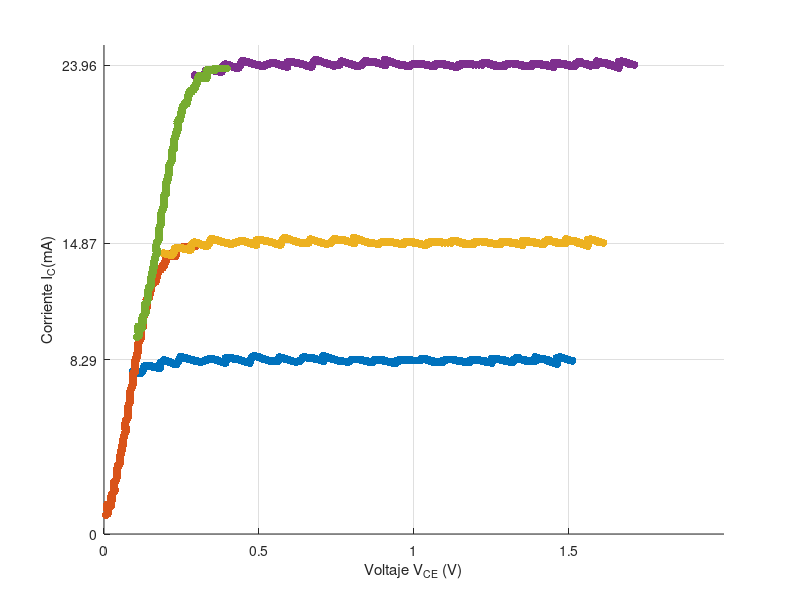

Write the MATLAB code that produced this figure.
a=[1.93E-01
1.95E-01
1.98E-01
2.00E-01
2.03E-01
2.05E-01
2.07E-01
2.10E-01
2.12E-01
2.15E-01
2.17E-01
2.18E-01
2.19E-01
2.20E-01
2.20E-01
2.21E-01
2.22E-01
2.23E-01
2.24E-01
2.24E-01
2.25E-01
2.26E-01
2.26E-01
2.26E-01
2.27E-01
2.27E-01
2.28E-01
2.28E-01
2.28E-01
2.29E-01
2.29E-01
2.32E-01
2.34E-01
2.36E-01
2.39E-01
2.41E-01
2.44E-01
2.46E-01
2.49E-01
2.51E-01
2.53E-01
2.56E-01
2.59E-01
2.61E-01
2.64E-01
2.66E-01
2.69E-01
2.72E-01
2.74E-01
2.77E-01
2.79E-01
2.80E-01
2.80E-01
2.80E-01
2.80E-01
2.80E-01
2.81E-01
2.81E-01
2.81E-01
2.81E-01
2.81E-01
2.82E-01
2.83E-01
2.84E-01
2.85E-01
2.86E-01
2.87E-01
2.89E-01
2.90E-01
2.91E-01
2.92E-01
2.96E-01
3.00E-01
3.04E-01
3.08E-01
3.12E-01
3.16E-01
3.20E-01
3.24E-01
3.28E-01
3.32E-01
3.33E-01
3.33E-01
3.34E-01
3.35E-01
3.36E-01
3.37E-01
3.37E-01
3.38E-01
3.39E-01
3.40E-01
3.40E-01
3.41E-01
3.42E-01
3.42E-01
3.43E-01
3.43E-01
3.44E-01
3.45E-01
3.45E-01
3.46E-01
3.50E-01
3.53E-01
3.57E-01
3.61E-01
3.65E-01
3.69E-01
3.73E-01
3.76E-01
3.80E-01
3.84E-01
3.87E-01
3.90E-01
3.92E-01
3.95E-01
3.98E-01
4.01E-01
4.04E-01
4.06E-01
4.09E-01
4.12E-01
4.14E-01
4.15E-01
4.17E-01
4.19E-01
4.20E-01
4.22E-01
4.23E-01
4.25E-01
4.27E-01
4.28E-01
4.30E-01
4.32E-01
4.34E-01
4.35E-01
4.37E-01
4.39E-01
4.41E-01
4.43E-01
4.44E-01
4.46E-01
4.51E-01
4.55E-01
4.60E-01
4.64E-01
4.68E-01
4.73E-01
4.77E-01
4.82E-01
4.86E-01
4.91E-01
4.91E-01
4.91E-01
4.91E-01
4.91E-01
4.91E-01
4.91E-01
4.91E-01
4.91E-01
4.91E-01
4.91E-01
4.94E-01
4.97E-01
5.00E-01
5.03E-01
5.07E-01
5.10E-01
5.13E-01
5.16E-01
5.19E-01
5.23E-01
5.27E-01
5.32E-01
5.37E-01
5.41E-01
5.46E-01
5.50E-01
5.55E-01
5.60E-01
5.64E-01
5.69E-01
5.69E-01
5.70E-01
5.70E-01
5.71E-01
5.71E-01
5.71E-01
5.72E-01
5.72E-01
5.73E-01
5.73E-01
5.74E-01
5.75E-01
5.76E-01
5.77E-01
5.78E-01
5.79E-01
5.80E-01
5.81E-01
5.82E-01
5.83E-01
5.89E-01
5.94E-01
6.00E-01
6.05E-01
6.11E-01
6.17E-01
6.22E-01
6.28E-01
6.34E-01
6.39E-01
6.41E-01
6.43E-01
6.45E-01
6.47E-01
6.49E-01
6.51E-01
6.53E-01
6.55E-01
6.57E-01
6.59E-01
6.60E-01
6.61E-01
6.61E-01
6.62E-01
6.62E-01
6.63E-01
6.64E-01
6.64E-01
6.65E-01
6.65E-01
6.71E-01
6.76E-01
6.81E-01
6.86E-01
6.92E-01
6.97E-01
7.02E-01
7.07E-01
7.12E-01
7.18E-01
7.19E-01
7.21E-01
7.22E-01
7.24E-01
7.26E-01
7.27E-01
7.29E-01
7.31E-01
7.32E-01
7.34E-01
7.35E-01
7.35E-01
7.36E-01
7.37E-01
7.38E-01
7.39E-01
7.39E-01
7.40E-01
7.41E-01
7.42E-01
7.45E-01
7.48E-01
7.51E-01
7.54E-01
7.57E-01
7.60E-01
7.63E-01
7.66E-01
7.69E-01
7.72E-01
7.76E-01
7.79E-01
7.83E-01
7.86E-01
7.90E-01
7.94E-01
7.97E-01
8.01E-01
8.04E-01
8.08E-01
8.08E-01
8.08E-01
8.07E-01
8.07E-01
8.07E-01
8.07E-01
8.07E-01
8.06E-01
8.06E-01
8.06E-01
8.11E-01
8.15E-01
8.20E-01
8.25E-01
8.29E-01
8.34E-01
8.38E-01
8.43E-01
8.48E-01
8.52E-01
8.56E-01
8.59E-01
8.63E-01
8.66E-01
8.69E-01
8.73E-01
8.76E-01
8.80E-01
8.83E-01
8.86E-01
8.88E-01
8.89E-01
8.90E-01
8.91E-01
8.93E-01
8.94E-01
8.95E-01
8.96E-01
8.97E-01
8.99E-01
9.01E-01
9.03E-01
9.06E-01
9.08E-01
9.11E-01
9.13E-01
9.15E-01
9.18E-01
9.20E-01
9.23E-01
9.27E-01
9.31E-01
9.35E-01
9.40E-01
9.44E-01
9.48E-01
9.52E-01
9.56E-01
9.61E-01
9.65E-01
9.65E-01
9.66E-01
9.67E-01
9.67E-01
9.68E-01
9.69E-01
9.69E-01
9.70E-01
9.70E-01
9.71E-01
9.74E-01
9.76E-01
9.79E-01
9.81E-01
9.84E-01
9.87E-01
9.89E-01
9.92E-01
9.94E-01
9.97E-01
1.00E+00
1.00E+00
1.01E+00
1.01E+00
1.02E+00
1.02E+00
1.02E+00
1.03E+00
1.03E+00
1.04E+00
1.04E+00
1.04E+00
1.04E+00
1.04E+00
1.04E+00
1.04E+00
1.04E+00
1.04E+00
1.04E+00
1.05E+00
1.05E+00
1.05E+00
1.05E+00
1.05E+00
1.05E+00
1.05E+00
1.06E+00
1.06E+00
1.06E+00
1.06E+00
1.06E+00
1.07E+00
1.07E+00
1.07E+00
1.08E+00
1.08E+00
1.08E+00
1.09E+00
1.09E+00
1.09E+00
1.09E+00
1.10E+00
1.10E+00
1.10E+00
1.10E+00
1.11E+00
1.11E+00
1.11E+00
1.12E+00
1.12E+00
1.12E+00
1.12E+00
1.12E+00
1.12E+00
1.12E+00
1.12E+00
1.13E+00
1.13E+00
1.13E+00
1.13E+00
1.13E+00
1.14E+00
1.14E+00
1.14E+00
1.15E+00
1.15E+00
1.16E+00
1.16E+00
1.16E+00
1.17E+00
1.17E+00
1.17E+00
1.17E+00
1.18E+00
1.18E+00
1.18E+00
1.18E+00
1.19E+00
1.19E+00
1.19E+00
1.19E+00
1.19E+00
1.19E+00
1.19E+00
1.19E+00
1.19E+00
1.20E+00
1.20E+00
1.20E+00
1.20E+00
1.20E+00
1.20E+00
1.21E+00
1.21E+00
1.21E+00
1.21E+00
1.21E+00
1.22E+00
1.22E+00
1.22E+00
1.23E+00
1.23E+00
1.23E+00
1.23E+00
1.24E+00
1.24E+00
1.24E+00
1.25E+00
1.25E+00
1.25E+00
1.25E+00
1.26E+00
1.26E+00
1.26E+00
1.26E+00
1.27E+00
1.27E+00
1.27E+00
1.27E+00
1.28E+00
1.28E+00
1.28E+00
1.28E+00
1.28E+00
1.28E+00
1.28E+00
1.28E+00
1.29E+00
1.29E+00
1.29E+00
1.29E+00
1.29E+00
1.30E+00
1.30E+00
1.30E+00
1.31E+00
1.31E+00
1.31E+00
1.31E+00
1.32E+00
1.32E+00
1.32E+00
1.33E+00
1.33E+00
1.33E+00
1.34E+00
1.34E+00
1.34E+00
1.35E+00
1.35E+00
1.35E+00
1.35E+00
1.35E+00
1.35E+00
1.35E+00
1.35E+00
1.35E+00
1.35E+00
1.35E+00
1.35E+00
1.35E+00
1.35E+00
1.36E+00
1.36E+00
1.36E+00
1.37E+00
1.37E+00
1.37E+00
1.37E+00
1.38E+00
1.38E+00
1.38E+00
1.39E+00
1.39E+00
1.39E+00
1.40E+00
1.40E+00
1.40E+00
1.41E+00
1.41E+00
1.41E+00
1.41E+00
1.41E+00
1.42E+00
1.42E+00
1.42E+00
1.42E+00
1.42E+00
1.42E+00
1.42E+00
1.42E+00
1.42E+00
1.42E+00
1.42E+00
1.43E+00
1.43E+00
1.43E+00
1.43E+00
1.43E+00
1.43E+00
1.43E+00
1.44E+00
1.44E+00
1.44E+00
1.45E+00
1.45E+00
1.46E+00
1.46E+00
1.47E+00
1.47E+00
1.47E+00
1.47E+00
1.47E+00
1.48E+00
1.48E+00
1.48E+00
1.48E+00
1.48E+00
1.49E+00
1.49E+00
1.49E+00
1.49E+00
1.49E+00
1.49E+00
1.49E+00
1.49E+00
1.49E+00
1.49E+00
1.49E+00
1.49E+00
1.49E+00
1.49E+00
1.50E+00
1.50E+00
1.50E+00
1.51E+00
1.51E+00
1.51E+00
1.52E+00
1.52E+00
1.53E+00
1.53E+00
1.53E+00
1.54E+00
1.54E+00
1.55E+00
1.55E+00
1.56E+00
1.56E+00
1.56E+00
1.56E+00
1.56E+00
1.56E+00
1.56E+00
1.56E+00
1.56E+00
1.56E+00
1.56E+00
1.56E+00
1.56E+00
1.56E+00
1.56E+00
1.56E+00
1.56E+00
1.56E+00
1.56E+00
1.57E+00
1.57E+00
1.57E+00
1.57E+00
1.57E+00
1.58E+00
1.58E+00
1.59E+00
1.59E+00
1.59E+00
1.60E+00
1.60E+00
1.61E+00
];
b=[8.32E-01
8.31E-01
8.30E-01
8.29E-01
8.28E-01
8.27E-01
8.26E-01
8.25E-01
8.24E-01
8.23E-01
8.22E-01
8.23E-01
8.25E-01
8.26E-01
8.28E-01
8.29E-01
8.31E-01
8.32E-01
8.34E-01
8.35E-01
8.37E-01
8.39E-01
8.41E-01
8.43E-01
8.45E-01
8.47E-01
8.49E-01
8.51E-01
8.53E-01
8.55E-01
8.57E-01
8.57E-01
8.57E-01
8.57E-01
8.57E-01
8.57E-01
8.57E-01
8.57E-01
8.57E-01
8.57E-01
8.57E-01
8.56E-01
8.55E-01
8.54E-01
8.54E-01
8.53E-01
8.52E-01
8.51E-01
8.51E-01
8.50E-01
8.49E-01
8.51E-01
8.54E-01
8.56E-01
8.58E-01
8.60E-01
8.63E-01
8.65E-01
8.67E-01
8.70E-01
8.72E-01
8.74E-01
8.75E-01
8.77E-01
8.79E-01
8.81E-01
8.82E-01
8.84E-01
8.86E-01
8.88E-01
8.89E-01
8.87E-01
8.85E-01
8.83E-01
8.80E-01
8.78E-01
8.76E-01
8.74E-01
8.71E-01
8.69E-01
8.67E-01
8.69E-01
8.70E-01
8.72E-01
8.74E-01
8.76E-01
8.77E-01
8.79E-01
8.81E-01
8.83E-01
8.84E-01
8.87E-01
8.89E-01
8.91E-01
8.93E-01
8.96E-01
8.98E-01
9.00E-01
9.02E-01
9.05E-01
9.07E-01
9.05E-01
9.03E-01
9.02E-01
9.00E-01
8.98E-01
8.96E-01
8.95E-01
8.93E-01
8.91E-01
8.89E-01
8.88E-01
8.87E-01
8.86E-01
8.85E-01
8.84E-01
8.83E-01
8.82E-01
8.81E-01
8.80E-01
8.79E-01
8.80E-01
8.81E-01
8.82E-01
8.83E-01
8.84E-01
8.85E-01
8.86E-01
8.87E-01
8.88E-01
8.89E-01
8.90E-01
8.91E-01
8.92E-01
8.92E-01
8.93E-01
8.94E-01
8.95E-01
8.95E-01
8.96E-01
8.97E-01
8.95E-01
8.92E-01
8.90E-01
8.88E-01
8.86E-01
8.83E-01
8.81E-01
8.79E-01
8.77E-01
8.74E-01
8.77E-01
8.79E-01
8.82E-01
8.84E-01
8.87E-01
8.89E-01
8.92E-01
8.94E-01
8.97E-01
8.99E-01
8.99E-01
8.99E-01
8.99E-01
8.98E-01
8.98E-01
8.98E-01
8.98E-01
8.97E-01
8.97E-01
8.97E-01
8.95E-01
8.92E-01
8.90E-01
8.88E-01
8.86E-01
8.83E-01
8.81E-01
8.79E-01
8.77E-01
8.74E-01
8.76E-01
8.78E-01
8.80E-01
8.82E-01
8.84E-01
8.86E-01
8.88E-01
8.90E-01
8.92E-01
8.94E-01
8.96E-01
8.98E-01
9.00E-01
9.01E-01
9.03E-01
9.05E-01
9.07E-01
9.08E-01
9.10E-01
9.12E-01
9.09E-01
9.06E-01
9.03E-01
9.00E-01
8.97E-01
8.94E-01
8.91E-01
8.88E-01
8.85E-01
8.82E-01
8.82E-01
8.82E-01
8.83E-01
8.83E-01
8.83E-01
8.83E-01
8.84E-01
8.84E-01
8.84E-01
8.84E-01
8.86E-01
8.88E-01
8.90E-01
8.92E-01
8.94E-01
8.96E-01
8.98E-01
9.00E-01
9.02E-01
9.04E-01
9.02E-01
8.99E-01
8.97E-01
8.94E-01
8.92E-01
8.89E-01
8.87E-01
8.84E-01
8.82E-01
8.79E-01
8.80E-01
8.81E-01
8.82E-01
8.82E-01
8.83E-01
8.84E-01
8.85E-01
8.85E-01
8.86E-01
8.87E-01
8.89E-01
8.90E-01
8.92E-01
8.94E-01
8.96E-01
8.97E-01
8.99E-01
9.01E-01
9.03E-01
9.04E-01
9.04E-01
9.03E-01
9.03E-01
9.02E-01
9.02E-01
9.01E-01
9.01E-01
9.00E-01
9.00E-01
8.99E-01
8.98E-01
8.96E-01
8.95E-01
8.93E-01
8.92E-01
8.90E-01
8.89E-01
8.87E-01
8.86E-01
8.84E-01
8.87E-01
8.90E-01
8.93E-01
8.95E-01
8.98E-01
9.01E-01
9.04E-01
9.06E-01
9.09E-01
9.12E-01
9.09E-01
9.07E-01
9.04E-01
9.02E-01
8.99E-01
8.97E-01
8.94E-01
8.92E-01
8.89E-01
8.87E-01
8.86E-01
8.85E-01
8.85E-01
8.84E-01
8.83E-01
8.82E-01
8.82E-01
8.81E-01
8.80E-01
8.79E-01
8.81E-01
8.82E-01
8.83E-01
8.84E-01
8.86E-01
8.87E-01
8.88E-01
8.89E-01
8.91E-01
8.92E-01
8.92E-01
8.92E-01
8.92E-01
8.92E-01
8.92E-01
8.92E-01
8.92E-01
8.92E-01
8.92E-01
8.92E-01
8.90E-01
8.89E-01
8.87E-01
8.86E-01
8.84E-01
8.83E-01
8.81E-01
8.80E-01
8.78E-01
8.77E-01
8.78E-01
8.80E-01
8.81E-01
8.83E-01
8.84E-01
8.86E-01
8.87E-01
8.89E-01
8.90E-01
8.92E-01
8.92E-01
8.91E-01
8.91E-01
8.91E-01
8.91E-01
8.90E-01
8.90E-01
8.90E-01
8.90E-01
8.89E-01
8.88E-01
8.86E-01
8.85E-01
8.83E-01
8.82E-01
8.80E-01
8.79E-01
8.77E-01
8.76E-01
8.74E-01
8.75E-01
8.76E-01
8.77E-01
8.78E-01
8.79E-01
8.80E-01
8.81E-01
8.82E-01
8.83E-01
8.84E-01
8.85E-01
8.86E-01
8.87E-01
8.87E-01
8.88E-01
8.89E-01
8.90E-01
8.90E-01
8.91E-01
8.92E-01
8.91E-01
8.91E-01
8.90E-01
8.90E-01
8.89E-01
8.89E-01
8.88E-01
8.88E-01
8.87E-01
8.87E-01
8.87E-01
8.87E-01
8.87E-01
8.87E-01
8.87E-01
8.87E-01
8.87E-01
8.87E-01
8.87E-01
8.87E-01
8.88E-01
8.89E-01
8.90E-01
8.91E-01
8.92E-01
8.93E-01
8.94E-01
8.95E-01
8.96E-01
8.97E-01
8.95E-01
8.93E-01
8.92E-01
8.90E-01
8.88E-01
8.86E-01
8.85E-01
8.83E-01
8.81E-01
8.79E-01
8.79E-01
8.79E-01
8.79E-01
8.78E-01
8.78E-01
8.78E-01
8.78E-01
8.77E-01
8.77E-01
8.77E-01
8.78E-01
8.80E-01
8.81E-01
8.83E-01
8.84E-01
8.86E-01
8.87E-01
8.89E-01
8.90E-01
8.92E-01
8.92E-01
8.92E-01
8.92E-01
8.92E-01
8.92E-01
8.92E-01
8.92E-01
8.92E-01
8.92E-01
8.92E-01
8.91E-01
8.90E-01
8.89E-01
8.88E-01
8.87E-01
8.86E-01
8.85E-01
8.84E-01
8.83E-01
8.82E-01
8.82E-01
8.81E-01
8.81E-01
8.81E-01
8.81E-01
8.80E-01
8.80E-01
8.80E-01
8.80E-01
8.79E-01
8.81E-01
8.82E-01
8.83E-01
8.84E-01
8.86E-01
8.87E-01
8.88E-01
8.89E-01
8.91E-01
8.92E-01
8.91E-01
8.91E-01
8.90E-01
8.90E-01
8.89E-01
8.89E-01
8.88E-01
8.88E-01
8.87E-01
8.87E-01
8.86E-01
8.84E-01
8.83E-01
8.82E-01
8.81E-01
8.79E-01
8.78E-01
8.77E-01
8.76E-01
8.74E-01
8.77E-01
8.79E-01
8.81E-01
8.83E-01
8.86E-01
8.88E-01
8.90E-01
8.92E-01
8.95E-01
8.97E-01
8.96E-01
8.96E-01
8.95E-01
8.95E-01
8.94E-01
8.94E-01
8.93E-01
8.93E-01
8.92E-01
8.92E-01
8.91E-01
8.89E-01
8.88E-01
8.87E-01
8.86E-01
8.84E-01
8.83E-01
8.82E-01
8.81E-01
8.79E-01
8.80E-01
8.80E-01
8.81E-01
8.81E-01
8.82E-01
8.82E-01
8.83E-01
8.83E-01
8.84E-01
8.84E-01
8.86E-01
8.88E-01
8.90E-01
8.91E-01
8.93E-01
8.95E-01
8.97E-01
8.98E-01
9.00E-01
9.02E-01
9.00E-01
8.98E-01
8.96E-01
8.94E-01
8.92E-01
8.90E-01
8.88E-01
8.86E-01
8.84E-01
8.82E-01
8.82E-01
8.82E-01
8.83E-01
8.83E-01
8.83E-01
8.83E-01
8.84E-01
8.84E-01
8.84E-01
8.84E-01
8.86E-01
8.88E-01
8.90E-01
8.92E-01
8.94E-01
8.96E-01
8.98E-01
9.00E-01
9.02E-01
9.04E-01
9.03E-01
9.02E-01
9.01E-01
8.99E-01
8.98E-01
8.97E-01
8.96E-01
8.94E-01
8.93E-01
8.92E-01
8.90E-01
8.87E-01
8.85E-01
8.83E-01
8.81E-01
8.78E-01
8.76E-01
8.74E-01
8.72E-01
8.69E-01
8.72E-01
8.75E-01
8.78E-01
8.80E-01
8.83E-01
8.86E-01
8.89E-01
8.91E-01
8.94E-01
8.97E-01
8.98E-01
8.98E-01
8.99E-01
9.00E-01
9.01E-01
9.01E-01
9.02E-01
9.03E-01
9.04E-01
9.04E-01
9.02E-01
9.00E-01
8.98E-01
8.96E-01
8.94E-01
8.92E-01
8.90E-01
8.88E-01
8.86E-01
];

c=[2.96E-01
2.92E-01
2.89E-01
2.86E-01
2.83E-01
2.79E-01
2.76E-01
2.73E-01
2.70E-01
2.67E-01
2.63E-01
2.62E-01
2.61E-01
2.60E-01
2.59E-01
2.58E-01
2.57E-01
2.56E-01
2.55E-01
2.54E-01
2.53E-01
2.51E-01
2.49E-01
2.47E-01
2.44E-01
2.42E-01
2.40E-01
2.38E-01
2.36E-01
2.33E-01
2.31E-01
2.31E-01
2.31E-01
2.31E-01
2.31E-01
2.31E-01
2.31E-01
2.31E-01
2.31E-01
2.31E-01
2.31E-01
2.29E-01
2.26E-01
2.23E-01
2.21E-01
2.18E-01
2.16E-01
2.13E-01
2.10E-01
2.08E-01
2.05E-01
2.05E-01
2.04E-01
2.04E-01
2.03E-01
2.03E-01
2.03E-01
2.02E-01
2.02E-01
2.01E-01
2.01E-01
2.00E-01
2.00E-01
1.99E-01
1.99E-01
1.98E-01
1.97E-01
1.97E-01
1.96E-01
1.96E-01
1.95E-01
1.94E-01
1.93E-01
1.92E-01
1.91E-01
1.90E-01
1.89E-01
1.88E-01
1.87E-01
1.86E-01
1.85E-01
1.84E-01
1.83E-01
1.82E-01
1.81E-01
1.80E-01
1.79E-01
1.78E-01
1.77E-01
1.76E-01
1.75E-01
1.75E-01
1.74E-01
1.74E-01
1.73E-01
1.73E-01
1.73E-01
1.72E-01
1.72E-01
1.71E-01
1.71E-01
1.71E-01
1.70E-01
1.70E-01
1.69E-01
1.69E-01
1.69E-01
1.68E-01
1.68E-01
1.67E-01
1.67E-01
1.66E-01
1.65E-01
1.64E-01
1.63E-01
1.62E-01
1.61E-01
1.60E-01
1.59E-01
1.58E-01
1.57E-01
1.56E-01
1.56E-01
1.56E-01
1.55E-01
1.55E-01
1.54E-01
1.54E-01
1.54E-01
1.53E-01
1.53E-01
1.52E-01
1.52E-01
1.52E-01
1.51E-01
1.51E-01
1.50E-01
1.50E-01
1.50E-01
1.49E-01
1.49E-01
1.48E-01
1.48E-01
1.48E-01
1.47E-01
1.47E-01
1.46E-01
1.46E-01
1.46E-01
1.45E-01
1.45E-01
1.44E-01
1.43E-01
1.42E-01
1.42E-01
1.41E-01
1.40E-01
1.39E-01
1.38E-01
1.38E-01
1.37E-01
1.37E-01
1.37E-01
1.37E-01
1.38E-01
1.38E-01
1.38E-01
1.38E-01
1.38E-01
1.39E-01
1.39E-01
1.38E-01
1.38E-01
1.37E-01
1.36E-01
1.36E-01
1.35E-01
1.35E-01
1.34E-01
1.33E-01
1.33E-01
1.33E-01
1.32E-01
1.32E-01
1.32E-01
1.32E-01
1.32E-01
1.31E-01
1.31E-01
1.31E-01
1.31E-01
1.30E-01
1.30E-01
1.30E-01
1.29E-01
1.29E-01
1.28E-01
1.28E-01
1.27E-01
1.27E-01
1.27E-01
1.27E-01
1.27E-01
1.27E-01
1.27E-01
1.27E-01
1.27E-01
1.27E-01
1.27E-01
1.27E-01
1.27E-01
1.26E-01
1.26E-01
1.25E-01
1.25E-01
1.25E-01
1.24E-01
1.24E-01
1.23E-01
1.23E-01
1.23E-01
1.22E-01
1.22E-01
1.21E-01
1.21E-01
1.21E-01
1.20E-01
1.20E-01
1.19E-01
1.19E-01
1.19E-01
1.19E-01
1.19E-01
1.19E-01
1.19E-01
1.19E-01
1.19E-01
1.19E-01
1.19E-01
1.19E-01
1.19E-01
1.18E-01
1.18E-01
1.17E-01
1.17E-01
1.17E-01
1.16E-01
1.16E-01
1.15E-01
1.15E-01
1.15E-01
1.14E-01
1.13E-01
1.13E-01
1.12E-01
1.12E-01
1.11E-01
1.10E-01
1.10E-01
1.09E-01
1.09E-01
1.09E-01
1.09E-01
1.09E-01
1.09E-01
1.09E-01
1.09E-01
1.09E-01
1.09E-01
1.09E-01
1.09E-01
1.08E-01
1.08E-01
1.08E-01
1.08E-01
1.08E-01
1.07E-01
1.07E-01
1.07E-01
1.07E-01
1.07E-01
1.06E-01
1.06E-01
1.05E-01
1.05E-01
1.05E-01
1.04E-01
1.04E-01
1.03E-01
1.03E-01
1.03E-01
1.02E-01
1.02E-01
1.02E-01
1.02E-01
1.02E-01
1.01E-01
1.01E-01
1.01E-01
1.01E-01
1.01E-01
1.01E-01
1.01E-01
1.01E-01
1.01E-01
1.01E-01
1.01E-01
1.01E-01
1.01E-01
1.01E-01
1.01E-01
1.00E-01
9.94E-02
9.88E-02
9.82E-02
9.76E-02
9.69E-02
9.63E-02
9.57E-02
9.51E-02
9.45E-02
9.43E-02
9.41E-02
9.39E-02
9.37E-02
9.35E-02
9.33E-02
9.31E-02
9.29E-02
9.27E-02
9.25E-02
9.25E-02
9.25E-02
9.25E-02
9.25E-02
9.25E-02
9.25E-02
9.25E-02
9.25E-02
9.25E-02
9.25E-02
9.21E-02
9.17E-02
9.13E-02
9.09E-02
9.05E-02
9.01E-02
8.97E-02
8.93E-02
8.89E-02
8.85E-02
8.81E-02
8.77E-02
8.73E-02
8.69E-02
8.65E-02
8.61E-02
8.57E-02
8.53E-02
8.49E-02
8.45E-02
8.45E-02
8.45E-02
8.45E-02
8.45E-02
8.45E-02
8.45E-02
8.45E-02
8.45E-02
8.45E-02
8.45E-02
8.43E-02
8.41E-02
8.39E-02
8.37E-02
8.35E-02
8.33E-02
8.31E-02
8.29E-02
8.27E-02
8.25E-02
8.21E-02
8.17E-02
8.13E-02
8.09E-02
8.05E-02
8.01E-02
7.97E-02
7.93E-02
7.89E-02
7.85E-02
7.83E-02
7.81E-02
7.79E-02
7.77E-02
7.74E-02
7.72E-02
7.70E-02
7.68E-02
7.66E-02
7.64E-02
7.64E-02
7.64E-02
7.64E-02
7.64E-02
7.64E-02
7.64E-02
7.64E-02
7.64E-02
7.64E-02
7.64E-02
7.58E-02
7.52E-02
7.46E-02
7.40E-02
7.34E-02
7.28E-02
7.22E-02
7.16E-02
7.10E-02
7.04E-02
7.02E-02
7.00E-02
6.98E-02
6.96E-02
6.94E-02
6.92E-02
6.90E-02
6.88E-02
6.86E-02
6.84E-02
6.86E-02
6.88E-02
6.90E-02
6.92E-02
6.94E-02
6.96E-02
6.98E-02
7.00E-02
7.02E-02
7.04E-02
7.00E-02
6.96E-02
6.92E-02
6.88E-02
6.84E-02
6.80E-02
6.76E-02
6.72E-02
6.68E-02
6.64E-02
6.60E-02
6.56E-02
6.52E-02
6.48E-02
6.44E-02
6.40E-02
6.36E-02
6.32E-02
6.28E-02
6.24E-02
6.22E-02
6.20E-02
6.18E-02
6.16E-02
6.14E-02
6.12E-02
6.10E-02
6.08E-02
6.06E-02
6.04E-02
6.02E-02
6.00E-02
5.98E-02
5.96E-02
5.94E-02
5.92E-02
5.90E-02
5.88E-02
5.86E-02
5.84E-02
5.80E-02
5.76E-02
5.71E-02
5.67E-02
5.63E-02
5.59E-02
5.55E-02
5.51E-02
5.47E-02
5.43E-02
5.41E-02
5.39E-02
5.37E-02
5.35E-02
5.33E-02
5.31E-02
5.29E-02
5.27E-02
5.25E-02
5.23E-02
5.21E-02
5.19E-02
5.17E-02
5.15E-02
5.13E-02
5.11E-02
5.09E-02
5.07E-02
5.05E-02
5.03E-02
4.97E-02
4.91E-02
4.85E-02
4.79E-02
4.73E-02
4.67E-02
4.61E-02
4.55E-02
4.49E-02
4.43E-02
4.41E-02
4.39E-02
4.37E-02
4.35E-02
4.33E-02
4.31E-02
4.29E-02
4.27E-02
4.25E-02
4.23E-02
4.23E-02
4.23E-02
4.23E-02
4.23E-02
4.23E-02
4.23E-02
4.23E-02
4.23E-02
4.23E-02
4.23E-02
4.19E-02
4.15E-02
4.11E-02
4.07E-02
4.03E-02
3.99E-02
3.95E-02
3.91E-02
3.87E-02
3.83E-02
3.77E-02
3.70E-02
3.64E-02
3.58E-02
3.52E-02
3.46E-02
3.40E-02
3.34E-02
3.28E-02
3.22E-02
3.24E-02
3.26E-02
3.28E-02
3.30E-02
3.32E-02
3.34E-02
3.36E-02
3.38E-02
3.40E-02
3.42E-02
3.38E-02
3.34E-02
3.30E-02
3.26E-02
3.22E-02
3.18E-02
3.14E-02
3.10E-02
3.06E-02
3.02E-02
2.96E-02
2.90E-02
2.84E-02
2.78E-02
2.72E-02
2.66E-02
2.60E-02
2.54E-02
2.48E-02
2.42E-02
2.42E-02
2.42E-02
2.42E-02
2.42E-02
2.42E-02
2.42E-02
2.42E-02
2.42E-02
2.42E-02
2.42E-02
2.40E-02
2.38E-02
2.36E-02
2.34E-02
2.32E-02
2.30E-02
2.28E-02
2.26E-02
2.24E-02
2.22E-02
2.10E-02
1.98E-02
1.86E-02
1.73E-02
1.61E-02
1.49E-02
1.37E-02
1.25E-02
1.13E-02
1.01E-02
1.03E-02
1.05E-02
1.07E-02
1.09E-02
1.11E-02
1.13E-02
1.15E-02
1.17E-02
1.19E-02
1.21E-02
1.15E-02
1.09E-02
1.03E-02
9.71E-03
9.11E-03
8.51E-03
7.90E-03
7.30E-03
6.70E-03
];
d=[1.47E+00
1.47E+00
1.47E+00
1.47E+00
1.47E+00
1.47E+00
1.47E+00
1.47E+00
1.47E+00
1.47E+00
1.47E+00
1.47E+00
1.47E+00
1.47E+00
1.47E+00
1.47E+00
1.47E+00
1.46E+00
1.46E+00
1.46E+00
1.46E+00
1.46E+00
1.46E+00
1.46E+00
1.46E+00
1.46E+00
1.46E+00
1.46E+00
1.46E+00
1.46E+00
1.46E+00
1.46E+00
1.45E+00
1.45E+00
1.44E+00
1.44E+00
1.44E+00
1.43E+00
1.43E+00
1.42E+00
1.42E+00
1.42E+00
1.42E+00
1.42E+00
1.42E+00
1.42E+00
1.43E+00
1.43E+00
1.43E+00
1.43E+00
1.43E+00
1.43E+00
1.42E+00
1.42E+00
1.42E+00
1.42E+00
1.41E+00
1.41E+00
1.41E+00
1.41E+00
1.40E+00
1.40E+00
1.40E+00
1.40E+00
1.39E+00
1.39E+00
1.39E+00
1.39E+00
1.38E+00
1.38E+00
1.38E+00
1.38E+00
1.37E+00
1.37E+00
1.37E+00
1.37E+00
1.37E+00
1.36E+00
1.36E+00
1.36E+00
1.36E+00
1.36E+00
1.36E+00
1.35E+00
1.35E+00
1.35E+00
1.35E+00
1.35E+00
1.35E+00
1.35E+00
1.35E+00
1.35E+00
1.34E+00
1.34E+00
1.34E+00
1.34E+00
1.33E+00
1.33E+00
1.33E+00
1.33E+00
1.32E+00
1.32E+00
1.32E+00
1.31E+00
1.31E+00
1.31E+00
1.31E+00
1.30E+00
1.30E+00
1.30E+00
1.29E+00
1.29E+00
1.29E+00
1.29E+00
1.29E+00
1.29E+00
1.29E+00
1.29E+00
1.29E+00
1.28E+00
1.28E+00
1.28E+00
1.28E+00
1.28E+00
1.28E+00
1.28E+00
1.27E+00
1.27E+00
1.27E+00
1.27E+00
1.27E+00
1.26E+00
1.26E+00
1.26E+00
1.25E+00
1.25E+00
1.25E+00
1.24E+00
1.24E+00
1.24E+00
1.23E+00
1.23E+00
1.23E+00
1.23E+00
1.22E+00
1.22E+00
1.22E+00
1.22E+00
1.21E+00
1.21E+00
1.21E+00
1.21E+00
1.21E+00
1.21E+00
1.21E+00
1.21E+00
1.21E+00
1.20E+00
1.20E+00
1.20E+00
1.20E+00
1.20E+00
1.20E+00
1.19E+00
1.19E+00
1.18E+00
1.18E+00
1.18E+00
1.17E+00
1.17E+00
1.16E+00
1.16E+00
1.16E+00
1.16E+00
1.15E+00
1.15E+00
1.15E+00
1.15E+00
1.15E+00
1.14E+00
1.14E+00
1.14E+00
1.14E+00
1.14E+00
1.13E+00
1.13E+00
1.13E+00
1.13E+00
1.13E+00
1.13E+00
1.13E+00
1.12E+00
1.12E+00
1.12E+00
1.12E+00
1.12E+00
1.11E+00
1.11E+00
1.11E+00
1.11E+00
1.11E+00
1.10E+00
1.10E+00
1.09E+00
1.09E+00
1.08E+00
1.08E+00
1.08E+00
1.07E+00
1.07E+00
1.06E+00
1.06E+00
1.06E+00
1.06E+00
1.06E+00
1.06E+00
1.06E+00
1.06E+00
1.06E+00
1.06E+00
1.06E+00
1.06E+00
1.05E+00
1.05E+00
1.05E+00
1.05E+00
1.05E+00
1.04E+00
1.04E+00
1.04E+00
1.04E+00
1.03E+00
1.03E+00
1.03E+00
1.02E+00
1.02E+00
1.02E+00
1.01E+00
1.01E+00
1.01E+00
1.00E+00
1.00E+00
9.99E-01
9.97E-01
9.95E-01
9.94E-01
9.92E-01
9.90E-01
9.88E-01
9.87E-01
9.85E-01
9.83E-01
9.82E-01
9.80E-01
9.79E-01
9.77E-01
9.76E-01
9.74E-01
9.73E-01
9.71E-01
9.70E-01
9.66E-01
9.62E-01
9.58E-01
9.55E-01
9.51E-01
9.47E-01
9.43E-01
9.40E-01
9.36E-01
9.32E-01
9.30E-01
9.28E-01
9.25E-01
9.23E-01
9.21E-01
9.19E-01
9.16E-01
9.14E-01
9.12E-01
9.09E-01
9.08E-01
9.06E-01
9.05E-01
9.03E-01
9.02E-01
9.00E-01
8.99E-01
8.97E-01
8.96E-01
8.94E-01
8.92E-01
8.89E-01
8.87E-01
8.84E-01
8.82E-01
8.79E-01
8.77E-01
8.74E-01
8.72E-01
8.69E-01
8.65E-01
8.62E-01
8.58E-01
8.54E-01
8.50E-01
8.47E-01
8.43E-01
8.39E-01
8.35E-01
8.32E-01
8.31E-01
8.30E-01
8.29E-01
8.28E-01
8.27E-01
8.26E-01
8.25E-01
8.24E-01
8.23E-01
8.22E-01
8.19E-01
8.17E-01
8.14E-01
8.11E-01
8.09E-01
8.06E-01
8.04E-01
8.01E-01
7.99E-01
7.96E-01
7.93E-01
7.90E-01
7.87E-01
7.83E-01
7.80E-01
7.77E-01
7.74E-01
7.70E-01
7.67E-01
7.64E-01
7.62E-01
7.60E-01
7.58E-01
7.57E-01
7.55E-01
7.53E-01
7.51E-01
7.50E-01
7.48E-01
7.46E-01
7.44E-01
7.43E-01
7.41E-01
7.39E-01
7.37E-01
7.36E-01
7.34E-01
7.32E-01
7.30E-01
7.29E-01
7.25E-01
7.22E-01
7.19E-01
7.15E-01
7.12E-01
7.09E-01
7.06E-01
7.02E-01
6.99E-01
6.96E-01
6.93E-01
6.91E-01
6.88E-01
6.86E-01
6.83E-01
6.81E-01
6.78E-01
6.76E-01
6.73E-01
6.71E-01
6.69E-01
6.68E-01
6.66E-01
6.65E-01
6.63E-01
6.62E-01
6.60E-01
6.59E-01
6.57E-01
6.56E-01
6.53E-01
6.50E-01
6.47E-01
6.45E-01
6.42E-01
6.39E-01
6.36E-01
6.34E-01
6.31E-01
6.28E-01
6.25E-01
6.21E-01
6.18E-01
6.14E-01
6.10E-01
6.07E-01
6.03E-01
6.00E-01
5.96E-01
5.93E-01
5.92E-01
5.90E-01
5.89E-01
5.88E-01
5.87E-01
5.85E-01
5.84E-01
5.83E-01
5.82E-01
5.80E-01
5.78E-01
5.76E-01
5.74E-01
5.72E-01
5.70E-01
5.68E-01
5.66E-01
5.64E-01
5.62E-01
5.60E-01
5.56E-01
5.53E-01
5.49E-01
5.45E-01
5.41E-01
5.38E-01
5.34E-01
5.30E-01
5.26E-01
5.23E-01
5.22E-01
5.21E-01
5.20E-01
5.19E-01
5.18E-01
5.17E-01
5.15E-01
5.14E-01
5.13E-01
5.12E-01
5.10E-01
5.07E-01
5.05E-01
5.02E-01
5.00E-01
4.97E-01
4.95E-01
4.92E-01
4.90E-01
4.87E-01
4.85E-01
4.83E-01
4.81E-01
4.78E-01
4.76E-01
4.74E-01
4.72E-01
4.69E-01
4.67E-01
4.65E-01
4.61E-01
4.58E-01
4.55E-01
4.52E-01
4.48E-01
4.45E-01
4.42E-01
4.39E-01
4.35E-01
4.32E-01
4.31E-01
4.30E-01
4.29E-01
4.28E-01
4.27E-01
4.26E-01
4.25E-01
4.24E-01
4.23E-01
4.22E-01
4.19E-01
4.15E-01
4.12E-01
4.09E-01
4.06E-01
4.02E-01
3.99E-01
3.96E-01
3.93E-01
3.89E-01
3.86E-01
3.83E-01
3.80E-01
3.76E-01
3.73E-01
3.70E-01
3.67E-01
3.63E-01
3.60E-01
3.57E-01
3.56E-01
3.55E-01
3.54E-01
3.54E-01
3.53E-01
3.52E-01
3.51E-01
3.51E-01
3.50E-01
3.49E-01
3.46E-01
3.44E-01
3.41E-01
3.38E-01
3.35E-01
3.33E-01
3.30E-01
3.27E-01
3.24E-01
3.22E-01
3.19E-01
3.15E-01
3.12E-01
3.09E-01
3.06E-01
3.03E-01
3.00E-01
2.97E-01
2.94E-01
2.91E-01
2.90E-01
2.88E-01
2.86E-01
2.84E-01
2.83E-01
2.81E-01
2.79E-01
2.77E-01
2.76E-01
2.74E-01
2.73E-01
2.72E-01
2.71E-01
2.70E-01
2.69E-01
2.68E-01
2.67E-01
2.66E-01
2.65E-01
2.64E-01
2.59E-01
2.55E-01
2.50E-01
2.46E-01
2.41E-01
2.37E-01
2.32E-01
2.28E-01
2.23E-01
2.19E-01
2.18E-01
2.18E-01
2.17E-01
2.17E-01
2.16E-01
2.15E-01
2.15E-01
2.14E-01
2.14E-01
2.13E-01
2.12E-01
2.10E-01
2.09E-01
2.07E-01
2.06E-01
2.04E-01
2.03E-01
2.01E-01
2.00E-01
1.98E-01
1.95E-01
1.92E-01
1.89E-01
1.86E-01
1.83E-01
1.80E-01
1.77E-01
1.74E-01
1.71E-01
1.68E-01
1.65E-01
1.63E-01
1.60E-01
1.57E-01
1.54E-01
1.52E-01
1.49E-01
1.46E-01
1.43E-01
1.41E-01
1.42E-01
1.43E-01
1.44E-01
1.45E-01
1.46E-01
1.47E-01
1.48E-01
1.49E-01
1.50E-01
1.51E-01
1.46E-01
1.42E-01
1.37E-01
1.33E-01
1.28E-01
1.24E-01
1.19E-01
1.14E-01
1.10E-01
1.05E-01
1.04E-01
1.03E-01
1.02E-01
1.01E-01
1.00E-01
9.94E-02
9.84E-02
9.74E-02
9.64E-02
];

e=a;
f=b+0.603;

a=a-0.0992;

scatter(a,b,"filled","red");  %Curva que es solo la parte plana
hold on
scatter(c,d,"filled","red");%Curva que es solo la parte exponencial""""""""
hold on
scatter(e,f,"filled","red");
hold on
g=e+0.1;
h=f+0.91;
scatter(g,h,"filled","red");
hold on

i=c+0.1;
j=d+0.910;
scatter(i,j,"filled","red");
grid on

xlabel('Voltaje V_{CE} (V)') 
ylabel('Corriente I_{C}(mA)')

xticks([0 0.5 1 1.5])
yticks([0 0.892 1.487 2.396])
yticklabels({'0','8.29','14.87','23.96'})